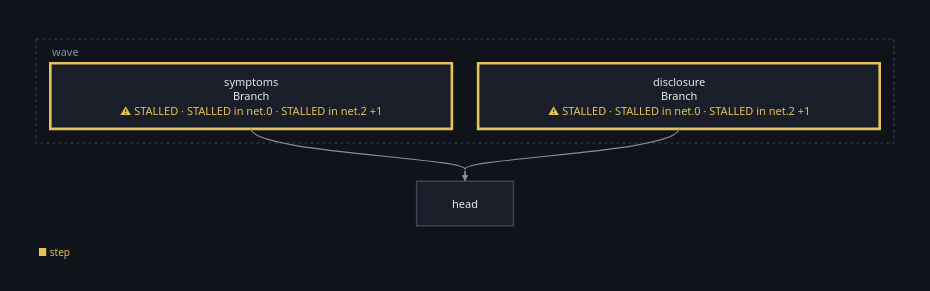

Notebook source saved alongside this figure:
### Markdown cell above
## The loop

| | what said it | what fixed it |
|---|---|---|
| it does not learn | `STALLED` everywhere, and the depth profile | a non-saturating activation |
| it half works | `STALLED` on one branch, the profile still low | an optimizer that scales its steps |
| the step is too big | `SATURATED`, `DEAD`, `VANISHING` at once | the rate |
| the join is too narrow | the **shapes on the figure** | a wider squeeze |
| it learns the wrong thing | `IGNORED_INPUT` | nothing in the network |

Three of the five are read off a number measured while it ran. One is read off
the picture. And the last is not a bug at all — it is the study's actual
result, arrived at in an afternoon instead of a season.

The last one is also the only one where **every other check said the network
was fine**, which is exactly why it is a separate question and not a flag on
the same list.

### Code cell
overlaid(first, store, run="attempt-1")

### Figure 1 — Plotly figure (JSON) as saved in the notebook; plotly's stock layout.template omitted (floating-point values rounded to 4 significant figures)
{"data": [{"hoverinfo": "text", "hovertext": ["<b>symptoms</b><br>class: Branch<br>device: cpu<br><br><b>STALLED</b><br><b>STALLED in net.0</b><br><b>STALLED in net.2</b><br><b>STALLED in net.4</b>", "<b>disclosure</b><br>class: Branch<br>device: cpu<br><br><b>STALLED</b><br><b>STALLED in net.0</b><br><b>STALLED in net.2</b><br><b>STALLED in net.4</b>", "<b>head</b><br>class: Head<br>device: cpu"], "marker": {"opacity": 0, "size": 1}, "mode": "markers", "showlegend": false, "type": "scatter", "x": [213.0, 637.0, 425.0], "y": [56.5, 56.5, 163.0]}], "layout": {"annotations": [{"align": "left", "font": {"color": "#868ea3", "family": "system-ui, -apple-system, Segoe UI, Roboto, sans-serif", "size": 11}, "showarrow": false, "text": "wave", "x": 14.0, "xanchor": "left", "y": 12.0, "yanchor": "middle"}, {"align": "center", "font": {"color": "#e7e9ef", "family": "system-ui, -apple-system, Segoe UI, Roboto, sans-serif", "size": 11}, "showarrow": false, "text": "symptoms<br>Branch<br><span style='color:#e6c25a'>⚠ STALLED · STALLED in net.0 · STALLED in net.2 +1</span>", "x": 213.0, "xanchor": "center", "y": 56.5, "yanchor": "middle"}, {"align": "center", "font": {"color": "#e7e9ef", "family": "system-ui, -apple-system, Segoe UI, Roboto, sans-serif", "size": 11}, "showarrow": false, "text": "disclosure<br>Branch<br><span style='color:#e6c25a'>⚠ STALLED · STALLED in net.0 · STALLED in net.2 +1</span>", "x": 637.0, "xanchor": "center", "y": 56.5, "yanchor": "middle"}, {"align": "center", "font": {"color": "#e7e9ef", "family": "system-ui, -apple-system, Segoe UI, Roboto, sans-serif", "size": 11}, "showarrow": false, "text": "head", "x": 425.0, "xanchor": "center", "y": 163.0, "yanchor": "middle"}, {"arrowcolor": "#868ea3", "arrowhead": 2, "arrowsize": 1, "arrowwidth": 1.2, "ax": 425.0, "axref": "x", "ay": 129.0, "ayref": "y", "showarrow": true, "text": "", "x": 425.0, "xref": "x", "y": 141.0, "yref": "y"}, {"arrowcolor": "#868ea3", "arrowhead": 2, "arrowsize": 1, "arrowwidth": 1.2, "ax": 425.0, "axref": "x", "ay": 129.0, "ayref": "y", "showarrow": true, "text": "", "x": 425.0, "xref": "x", "y": 141.0, "yref": "y"}, {"align": "left", "font": {"color": "#e6c25a", "family": "system-ui, -apple-system, Segoe UI, Roboto, sans-serif", "size": 10}, "showarrow": false, "text": "■ step", "x": 0.0, "xanchor": "left", "y": 211.0, "yanchor": "middle"}], "font": {"color": "#e7e9ef", "family": "system-ui, -apple-system, Segoe UI, Roboto, sans-serif", "size": 12}, "height": 291.0, "hoverlabel": {"align": "left", "bgcolor": "#1a1e28", "bordercolor": "#2c3242", "font": {"color": "#e7e9ef", "family": "system-ui, -apple-system, Segoe UI, Roboto, sans-serif"}}, "legend": {"bgcolor": "rgba(0,0,0,0)", "font": {"color": "#868ea3"}, "orientation": "h", "x": 1, "xanchor": "right", "y": 1.02, "yanchor": "bottom"}, "margin": {"b": 16, "l": 16, "r": 16, "t": 16}, "paper_bgcolor": "#101319", "plot_bgcolor": "#101319", "shapes": [{"fillcolor": "rgba(0,0,0,0)", "layer": "below", "line": {"color": "#2c3242", "dash": "dot", "width": 1.6}, "type": "rect", "x0": 0.0, "x1": 850.0, "y0": 0.0, "y1": 103.0}, {"fillcolor": "#1a1e28", "layer": "below", "line": {"color": "#e6c25a", "width": 2.6}, "type": "rect", "x0": 14.0, "x1": 412.0, "y0": 24.0, "y1": 89.0}, {"fillcolor": "#1a1e28", "layer": "below", "line": {"color": "#e6c25a", "width": 2.6}, "type": "rect", "x0": 438.0, "x1": 836.0, "y0": 24.0, "y1": 89.0}, {"fillcolor": "#1a1e28", "layer": "below", "line": {"color": "#3d4459", "width": 1.4}, "type": "rect", "x0": 377.0, "x1": 473.0, "y0": 141.0, "y1": 185.0}, {"layer": "below", "line": {"color": "#868ea3", "width": 1.2}, "path": "M 213.0,89.0 C 213.0,112.4 425.0,117.6 425.0,129.0", "type": "path", "xref": "x", "yref": "y"}, {"layer": "below", "line": {"color": "#868ea3", "width": 1.2}, "path": "M 637.0,89.0 C 637.0,112.4 425.0,117.6 425.0,129.0", "type": "path", "xref": "x", "yref": "y"}], "width": 930.0, "xaxis": {"range": [-20, 870.0], "visible": false}, "yaxis": {"range": [231.0, -20], "scaleanchor": "x", "visible": false}}}
